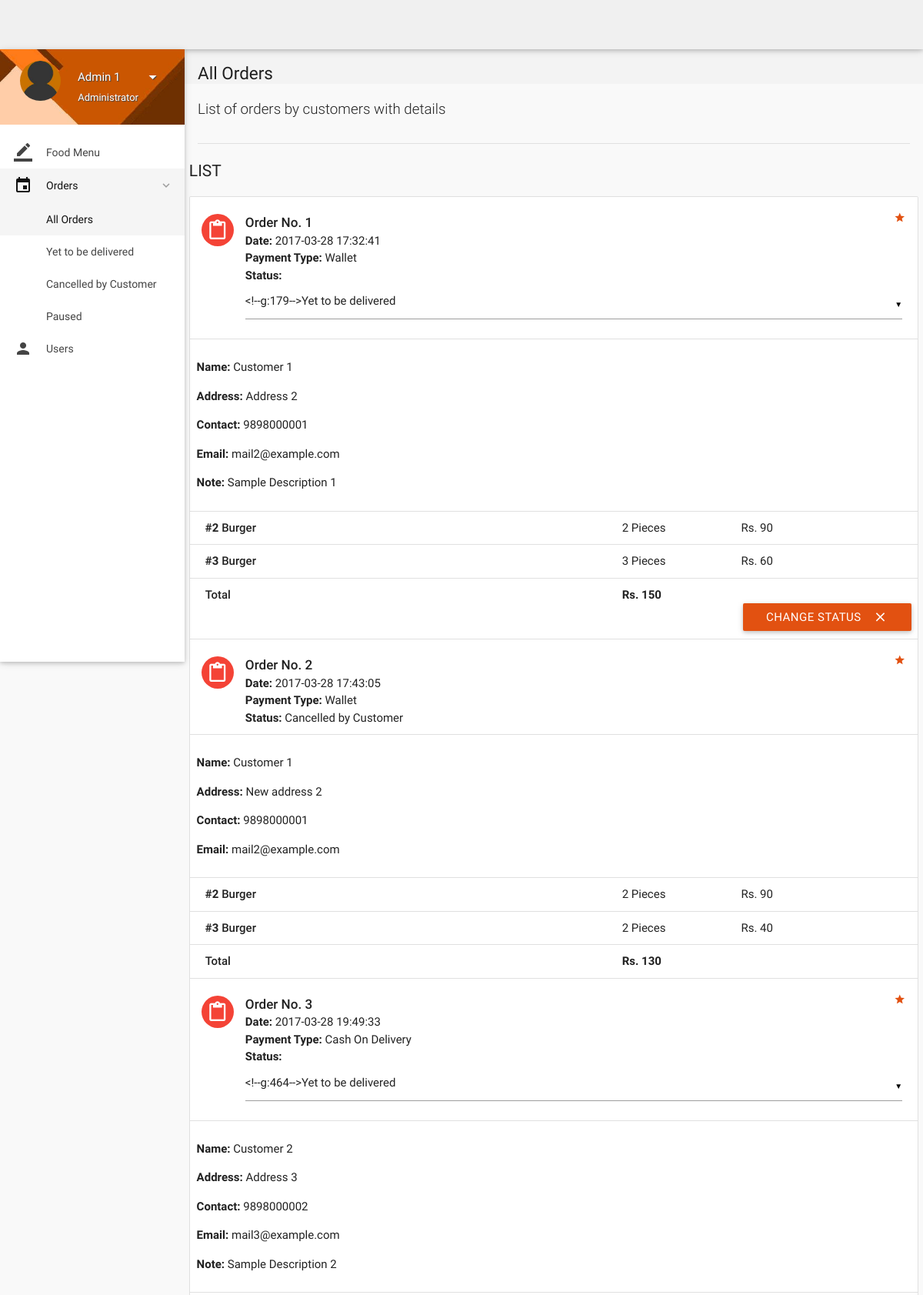
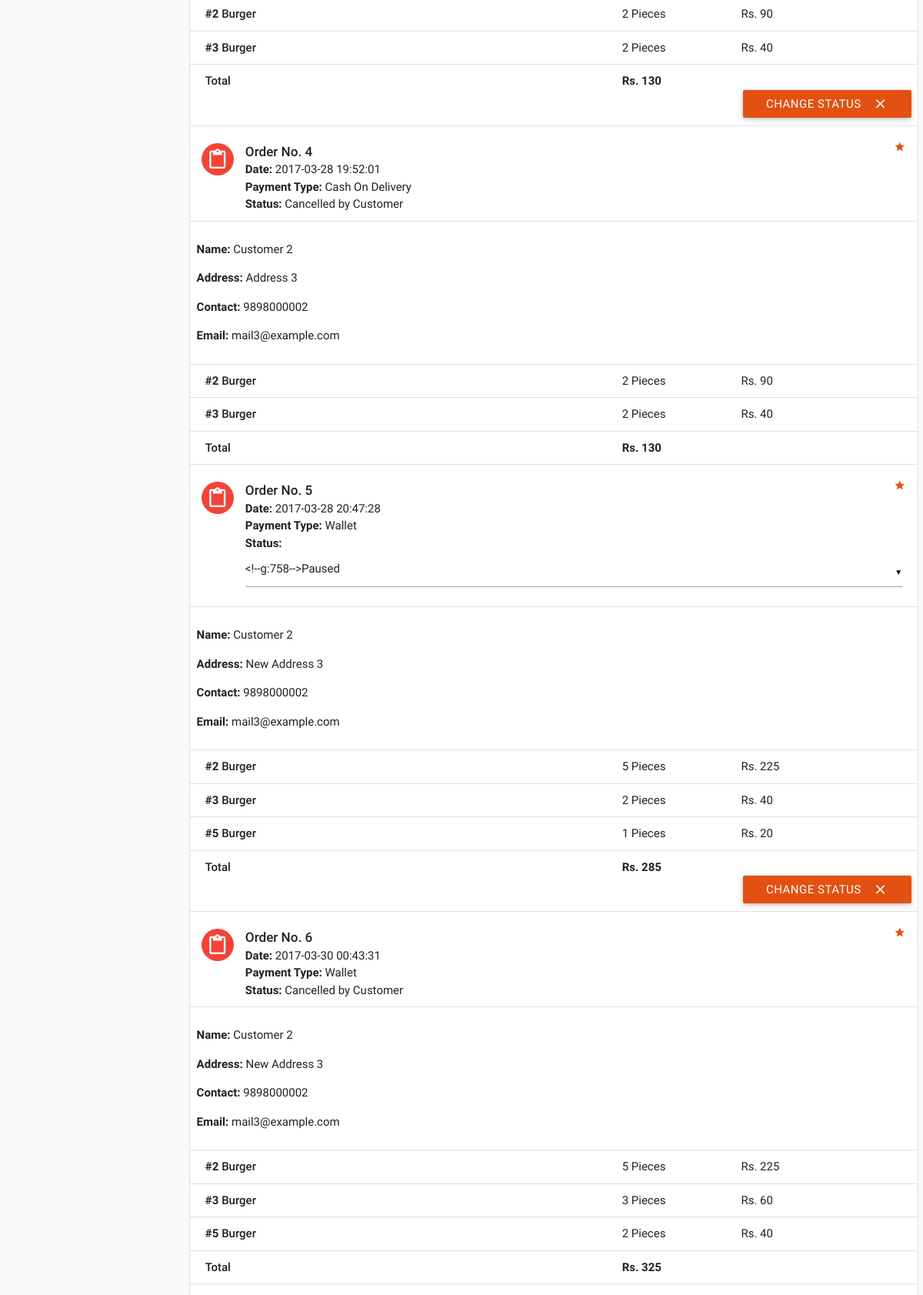
The page /account/all-orders.php (signed in, upper part) on the database its author committed (2 pictures, top to bottom).
### tables this page shows
CREATE TABLE `orders` (
  `id` int(11) NOT NULL,
  `customer_id` int(11) NOT NULL,
  `address` varchar(300) NOT NULL,
  `description` varchar(300) NOT NULL,
  `date` datetime NOT NULL DEFAULT current_timestamp(),
  `payment_type` varchar(16) NOT NULL DEFAULT 'Wallet',
  `total` int(11) NOT NULL,
  `status` varchar(25) NOT NULL DEFAULT 'Yet to be delivered',
  `deleted` tinyint(4) NOT NULL DEFAULT 0
);

CREATE TABLE `users` (
  `id` int(11) NOT NULL,
  `role` varchar(15) NOT NULL DEFAULT 'Customer',
  `name` varchar(15) NOT NULL,
  `username` varchar(100) NOT NULL,
  `password` varchar(16) NOT NULL,
  `email` varchar(35) DEFAULT NULL,
  `address` varchar(300) DEFAULT NULL,
  `contact` bigint(11) NOT NULL,
  `verified` tinyint(1) NOT NULL DEFAULT 0,
  `deleted` tinyint(4) NOT NULL DEFAULT 0
);

CREATE TABLE `order_details` (
  `id` int(11) NOT NULL,
  `order_id` int(11) NOT NULL,
  `item_id` int(11) NOT NULL,
  `quantity` int(11) NOT NULL,
  `price` int(11) NOT NULL
);

CREATE TABLE `items` (
  `id` int(11) NOT NULL,
  `name` varchar(20) NOT NULL,
  `price` int(11) NOT NULL,
  `deleted` tinyint(4) NOT NULL DEFAULT 0,
  `image` longblob NOT NULL,
  `description` text DEFAULT NULL
);

### account/includes/connect.php (called while the page is built, shortened)
<?php
$name = $_SESSION['name'];
$role = $_SESSION['role'];
?>

### account/all-orders.php (the view, shortened to what this page needs)
<?php
include 'includes/connect.php';
if ($_SESSION['admin_sid'] == session_id()) {
?>
<!DOCTYPE html>
<html lang="en">
<head>
  <link href="css/materialize.min.css" type="text/css" rel="stylesheet" media="screen,projection">
  <link href="css/style.min.css" type="text/css" rel="stylesheet" media="screen,projection">
  <link href="css/custom/custom.min.css" type="text/css" rel="stylesheet" media="screen,projection">
  <link href="js/plugins/perfect-scrollbar/perfect-scrollbar.css" type="text/css" rel="stylesheet" media="screen,projection">
</head>
<body>
  <header id="header" class="page-topbar">
    <div class="navbar-fixed">
      <nav class="navbar-color">
        <div class="nav-wrapper"></div>
      </nav>
    </div>
  </header>
  <div id="main">
    <div class="wrapper">
      <aside id="left-sidebar-nav">
        <ul id="slide-out" class="side-nav fixed leftside-navigation">
          <li class="user-details cyan darken-2">
            <div class="row">
              <div class="col col s4 m4 l4">
                <img src="images/avatar.jpg" alt="" class="circle responsive-img valign profile-image">
              </div>
              <div class="col col s8 m8 l8">
                <a class="btn-flat dropdown-button waves-effect waves-light white-text profile-btn" href="#" data-activates="profile-dropdown"><?php echo $name;?> <i class="mdi-navigation-arrow-drop-down right"></i></a>
                <p class="user-roal"><?php echo $role;?></p>
              </div>
            </div>
          </li>
          <li class="bold"><a href="index.php" class="waves-effect waves-cyan"><i class="mdi-editor-border-color"></i> Food Menu</a></li>
          <li class="no-padding">
            <ul class="collapsible collapsible-accordion">
              <li class="bold"><a class="collapsible-header waves-effect waves-cyan active"><i class="mdi-editor-insert-invitation"></i> Orders</a>
                <div class="collapsible-body">
                  <ul>
                    <li class="<?php if (!isset($_GET['status'])) echo 'active'; ?>"><a href="all-orders.php">All Orders</a></li>
                    <?php
                    $allowed_statuses = array('Yet to be delivered', 'Cancelled by Customer', 'Paused');
                    foreach ($allowed_statuses as $allowed_status) {
                      $active = (isset($_GET['status']) && $_GET['status'] == $allowed_status) ? 'active' : '';
                      echo '<li class="'.$active.'"><a href="all-orders.php?status='.$allowed_status.'">'.$allowed_status.'</a></li>';
                    }
                    ?>
                  </ul>
                </div>
              </li>
            </ul>
          </li>
          <li class="bold"><a href="users.php" class="waves-effect waves-cyan"><i class="mdi-social-person"></i> Users</a></li>
        </ul>
      </aside>
      <section id="content">
        <div id="breadcrumbs-wrapper">
          <div class="container">
            <div class="row">
              <div class="col s12 m12 l12">
                <h5 class="breadcrumbs-title">All Orders</h5>
              </div>
            </div>
          </div>
        </div>
        <div class="container">
          <p class="caption">List of orders by customers with details</p>
          <div class="divider"></div>
          <div id="work-collections" class="seaction">
            <?php
            $status = isset($_GET['status']) ? $_GET['status'] : '%';
            $sql = mysqli_query($con, "SELECT * FROM orders WHERE status LIKE '$status';");
            echo '<div class="row">
              <div>
                <h4 class="header">List</h4>
                <ul id="issues-collection" class="collection">';
            while ($row = mysqli_fetch_array($sql)) {
              $status = $row['status'];
              $deleted = $row['deleted'];
              echo '<li class="collection-item avatar">
                <i class="mdi-content-content-paste red circle"></i>
                <span class="collection-header">Order No. '.$row['id'].'</span>
                <p><strong>Date:</strong> '.$row['date'].'</p>
                <p><strong>Payment Type:</strong> '.$row['payment_type'].'</p>
                <p><strong>Status:</strong> '.($deleted ? $status : '
                  <form method="post" action="routers/edit-orders.php">
                    <input type="hidden" value="'.$row['id'].'" name="id">
                    <select name="status">
                      <option value="Yet to be delivered" '.($status=='Yet to be delivered' ? 'selected' : '').'>Yet to be delivered</option>
                      <option value="Delivered" '.($status=='Delivered' ? 'selected' : '').'>Delivered</option>
                      <option value="Cancelled by Admin" '.($status=='Cancelled by Admin' ? 'selected' : '').'>Cancelled by Admin</option>
                      <option value="Paused" '.($status=='Paused' ? 'selected' : '').'>Paused</option>
                    </select>').'</p>
                <a href="#" class="secondary-content"><i class="mdi-action-grade"></i></a>
              </li>';
              $order_id = $row['id'];
              $customer_id = $row['customer_id'];
              $sql1 = mysqli_query($con, "SELECT * FROM order_details WHERE order_id = $order_id;");
              $sql3 = mysqli_query($con, "SELECT * FROM users WHERE id = $customer_id;");
              while ($row3 = mysqli_fetch_array($sql3)) {
                echo '<li class="collection-item">
                  <div class="row">
                    <p><strong>Name: </strong>'.$row3['name'].'</p>
                    <p><strong>Address: </strong>'.$row['address'].'</p>
                    '.($row3['contact'] == '' ? '' : '<p><strong>Contact: </strong>'.$row3['contact'].'</p>').'
                    '.($row3['email'] == '' ? '' : '<p><strong>Email: </strong>'.$row3['email'].'</p>').'
                    '.(!empty($row['description']) ? '<p><strong>Note: </strong>'.$row['description'].'</p>' : '').'
                  </div>
                </li>';
              }
              while ($row1 = mysqli_fetch_array($sql1)) {
                $item_id = $row1['item_id'];
                $sql2 = mysqli_query($con, "SELECT * FROM items WHERE id = $item_id;");
                while ($row2 = mysqli_fetch_array($sql2))
                  $item_name = $row2['name'];
                echo '<li class="collection-item">
                  <div class="row">
                    <div class="col s7">
                      <p class="collections-title"><strong>#'.$row1['item_id'].'</strong> '.$item_name.'</p>
                    </div>
                    <div class="col s2">
                      <span>'.$row1['quantity'].' Pieces</span>
                    </div>
                    <div class="col s3">
                      <span>Rs. '.$row1['price'].'</span>
                    </div>
                  </div>
                </li>';
              }
              echo '<li class="collection-item">
                <div class="row">
                  <div class="col s7">
                    <p class="collections-title"> Total</p>
                  </div>
                  <div class="col s2">
                    <span> </span>
                  </div>
                  <div class="col s3">
                    <span><strong>Rs. '.$row['total'].'</strong></span>
                  </div>';
              if (!$deleted) {
                echo '<button class="btn waves-effect waves-light right submit" type="submit" name="action">Change Status
                    <i class="mdi-content-clear right"></i>
                  </button>
                  </form>';
              }
              echo '</div></li>';
            }
            ?>
                </ul>
              </div>
            </div>
          </div>
        </div>
      </section>
    </div>
  </div>
</body>
</html>
<?php
} else {
  if ($_SESSION['customer_id'] == session_id()) {
    header("location:orders.php");
  } else {
    header("location:login.php");
  }
}
?>

### account/all-orders.php (style rules this page uses)
#header.page-topbar { background-color: #f0f0f0; }
#header.page-topbar .navbar-fixed .navbar-color { background-color: #f0f0f0; }

### rows shown on the page
orders: id "1", date "2017-03-28 17:32:41", payment_type "Wallet", address "Address 2", description "Sample Description 1", total "150", deleted "CHANGE STATUS"
users: name "Customer 1", contact "9898000001", email "mail2@example.com"
order_details: item "2", item.name "Burger", quantity "2", price "90"
order_details: item "3", quantity "3", price "60"
items: name "Burger"
orders: id "2", date "2017-03-28 17:43:05", payment_type "Wallet", status "Cancelled by Customer", address "New address 2", total "130"
order_details: item "2", item.name "Burger", quantity "2", price "90"
order_details: item "3", quantity "2", price "40"
orders: id "3", date "2017-03-28 19:49:33", payment_type "Cash On Delivery", address "Address 3", description "Sample Description 2", total "130", deleted "CHANGE STATUS"
users: name "Customer 2", contact "9898000002", email "mail3@example.com"
order_details: item "2", item.name "Burger", quantity "2", price "90"
order_details: item "3", quantity "2", price "40"
orders: id "4", date "2017-03-28 19:52:01", payment_type "Cash On Delivery", status "Cancelled by Customer", address "Address 3", total "130"
order_details: item "2", item.name "Burger", quantity "2", price "90"
order_details: item "3", quantity "2", price "40"
orders: id "5", date "2017-03-28 20:47:28", payment_type "Wallet", address "New Address 3", total "285", deleted "CHANGE STATUS"
order_details: item "2", item.name "Burger", quantity "5", price "225"
order_details: item "3", quantity "2", price "40"
order_details: item "5", quantity "1", price "20"
orders: id "6", date "2017-03-30 00:43:31", payment_type "Wallet", status "Cancelled by Customer", address "New Address 3", total "325"
order_details: item "2", item.name "Burger", quantity "5", price "225"
order_details: item "3", quantity "3", price "60"
order_details: item "5", quantity "2", price "40"

### other values the page prints
$name "Admin 1"
$role "Administrator"
$allowed_status "Yet to be delivered"
$allowed_status "Cancelled by Customer"
$allowed_status "Paused"
